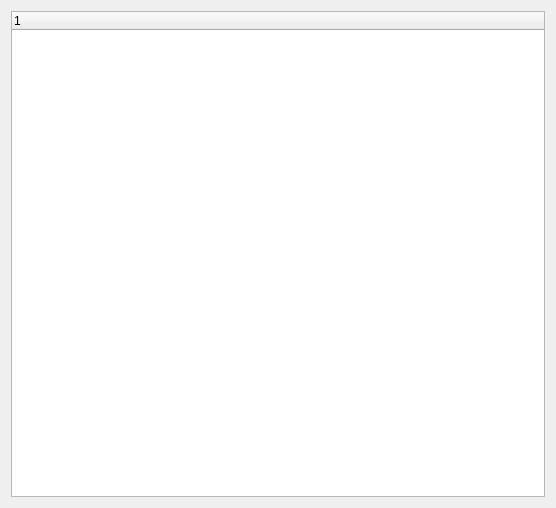
<?xml version="1.0" encoding="UTF-8"?>
<ui version="4.0">
 <class>CDlgMissionTree</class>
 <widget class="QWidget" name="CDlgMissionTree">
  <property name="geometry">
   <rect>
    <x>0</x>
    <y>0</y>
    <width>556</width>
    <height>508</height>
   </rect>
  </property>
  <property name="windowTitle">
   <string>Form</string>
  </property>
  <layout class="QVBoxLayout" name="verticalLayout">
   <item>
    <widget class="QTreeWidget" name="treeWidget">
     <property name="contextMenuPolicy">
      <enum>Qt::CustomContextMenu</enum>
     </property>
     <column>
      <property name="text">
       <string notr="true">1</string>
      </property>
     </column>
    </widget>
   </item>
  </layout>
 </widget>
 <resources/>
 <connections/>
</ui>
